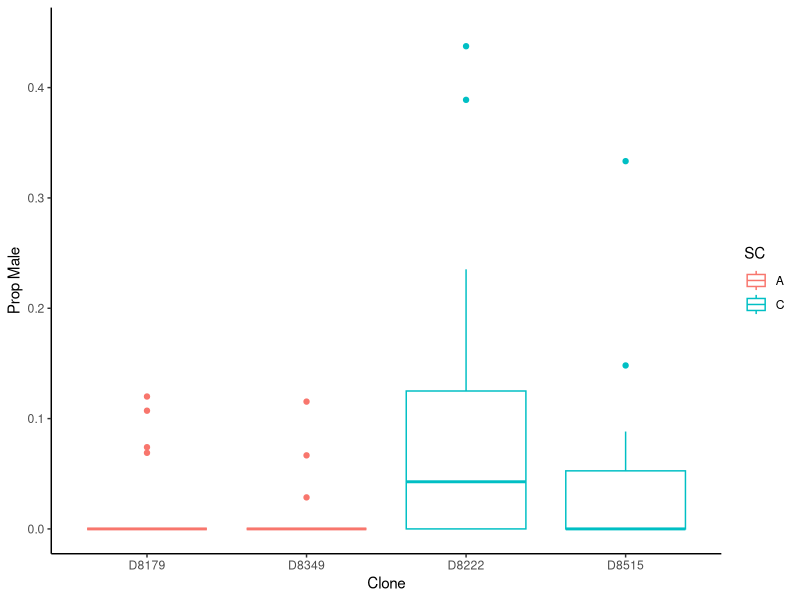

Source code (R):
#!/usr/bin/env Rscript

### libraries
  library(data.table)
  library(ggplot2)
  library(lme4)

### Load in data files
  grace250spring <- fread("Grace250Sp2020.csv")
  grace250spring$SC <- ifelse(grace250spring$Clone=="D8179" | grace250spring$Clone=="D8349", "A", "C")
  grace250spring$momsplusslide <- grace250spring$Males_4 + grace250spring$Moms_4 + grace250spring$FemalesSlide_4
  grace250spring$propmale <- grace250spring$Males_4/grace250spring$momsplusslide

### Graph
  grace250spring[,Clone := factor(Clone, levels=c("D8179", "D8349", "D8222", "D8515"))]
  Grace250 <- ggplot(data=grace250spring, aes(x=Clone, y=propmale, color=SC, group=Clone)) +
    geom_boxplot() + ylim(0,0.45) + ylab("Prop Male") +
    theme_bw() + theme(panel.border = element_blank(), panel.grid.major = element_blank(),
    panel.grid.minor = element_blank(), axis.line = element_line(colour = "black"))

  ggsave(Grace250, file="Grace250.pdf")

### Stats
  t1 <- glmer(propmale~1+(1|Clone)+SC, data=grace250spring, weights=momsplusslide, family=binomial)
  t2 <- glmer(propmale~1+(1|Clone), data=grace250spring, weights=momsplusslide, family=binomial)
  anova(t1, t2)
